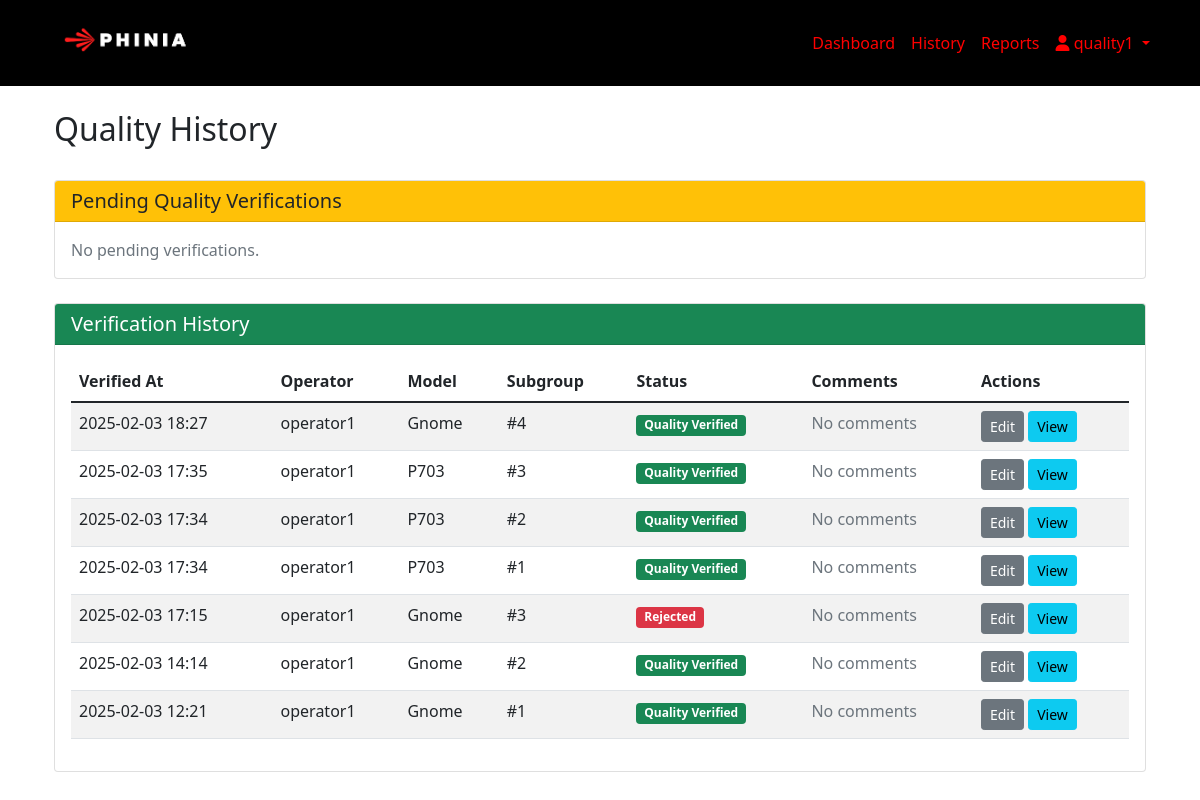
Page /history/quality/ (signed in) on the earlier database version.
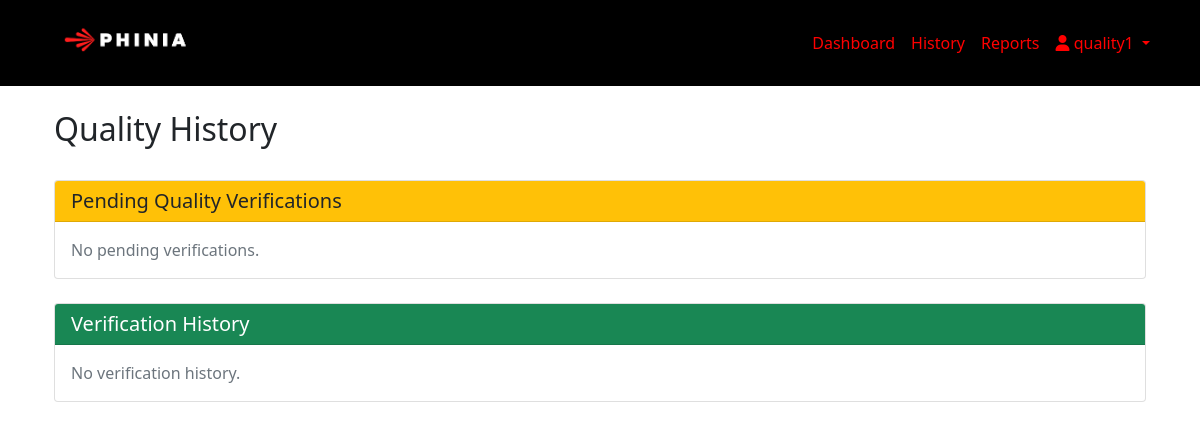
Same page on the later database version.
### main/models.py (models this page shows, shortened)
class SubgroupVerification(models.Model):
    VERIFIER_TYPES = (
        ('supervisor', 'Shift Supervisor'),
        ('quality', 'Quality Supervisor'),
    )
    subgroup = models.ForeignKey(SubgroupEntry, on_delete=models.CASCADE, related_name='verifications')
    verified_by = models.ForeignKey(User, on_delete=models.CASCADE)
    verifier_type = models.CharField(max_length=20, choices=VERIFIER_TYPES)
    verified_at = models.DateTimeField(auto_now_add=True)
    status = models.CharField(
        max_length=20,
        choices=SubgroupEntry.VERIFICATION_STATUS_CHOICES
    )
    comments = models.TextField(blank=True)
    class Meta:
        unique_together = ['subgroup', 'verifier_type']
        ordering = ['verified_at']

class SubgroupEntry(models.Model):
    VERIFICATION_STATUS_CHOICES = (
        ('pending', 'Pending'),
        ('supervisor_verified', 'Supervisor Verified'),
        ('quality_verified', 'Quality Verified'),
        ('rejected', 'Rejected'),
    )
    OK_NG_CHOICES = [('OK', 'OK'), ('NG', 'NG')]
    YES_NO_CHOICES = [('Yes', 'Yes'), ('No', 'No')]
    checklist = models.ForeignKey(ChecklistBase, on_delete=models.CASCADE, related_name='subgroup_entries')
    subgroup_number = models.PositiveIntegerField()
    timestamp = models.DateTimeField(auto_now_add=True)
    verification_status = models.CharField(
        max_length=20,
        choices=VERIFICATION_STATUS_CHOICES,
        default='pending',
        blank=True
    )
    uv_vacuum_test = models.FloatField(
        help_text="Recommended Range: -35 to -43 kPa",
        verbose_name="UV Vacuum Test range"
    )
    uv_flow_value = models.FloatField(
        help_text="Recommended Range: 30-40 LPM",
        verbose_name="UV Flow Value (HMI)"
    )
    umbrella_valve_assembly = models.CharField(
        max_length=2,
        choices=OK_NG_CHOICES,
        verbose_name="Umbrella Valve Assembly in Retainer in UV Assy Station"
    )
    uv_clip_pressing = models.CharField(
        max_length=2,
        choices=OK_NG_CHOICES,
        verbose_name="UV Clip pressing -proper locking of 2 nos snap"
    )
    workstation_clean = models.CharField(
        max_length=3,
        choices=YES_NO_CHOICES,
        verbose_name="All workstations are clean (वर्कस्टेशन साफ होना चाहिए)"
    )
    bin_contamination_check = models.CharField(
        max_length=3,
        choices=YES_NO_CHOICES,
        verbose_name="Station Operator will confirm that every bin feeded on line is free from contamination (PTGW_5.3_PC_GUR_03)"
    )
    class Meta:
        ordering = ['subgroup_number']
        unique_together = ['checklist', 'subgroup_number']

class ChecklistBase(models.Model):
    MODEL_CHOICES = (
        ('P703', 'P703'),
        ('U704', 'U704'),
        ('FD', 'FD'),
        ('SA', 'SA'),
        ('Gnome', 'Gnome'),
    )
    STATUS_CHOICES = (
        ('pending', 'Pending'),
        ('supervisor_approved', 'Supervisor Approved'),
        ('quality_approved', 'Quality Approved'),
        ('rejected', 'Rejected'),
    )
    OK_NG_CHOICES = [('OK', 'OK'), ('NG', 'NG')]
    YES_NO_CHOICES = [('Yes', 'Yes'), ('No', 'No')]
    TOP_TOOL_CHOICES = [
        ('FMA-03-35-T05', 'FMA-03-35-T05 (P703/U704/SA/FD/Gnome)'),
    ]
    BOTTOM_TOOL_CHOICES = [
        ('FMA-03-35-T06', 'FMA-03-35-T06 (P703/U704/SA/FD)'),
        ('FMA-03-35-T08', 'FMA-03-35-T08 (Gnome)'),
    ]
    UV_ASSY_STAGE_CHOICES = [
        ('FMA-03-35-T07', 'FMA-03-35-T07 (P703/U704/SA/FD)'),
        ('FMA-03-35-T09', 'FMA-03-35-T09 (Gnome)'),
    ]
    RETAINER_PART_CHOICES = [
        ('42001878', '42001878 (P703/U704/SA/FD)'),
        ('42050758', '42050758 (Gnome)'),
    ]
    UV_CLIP_PART_CHOICES = [
        ('42000829', '42000829 (P703/U704/SA/FD)'),
        ('42000829', '42000829 (Gnome)'),  # Same number for both
    ]
    UMBRELLA_PART_CHOICES = [
        ('25094588', '25094588 (P703/U704/SA/FD/Gnome)'),
    ]
    shift = models.ForeignKey('Shift', on_delete=models.CASCADE)
    status = models.CharField(max_length=20, choices=STATUS_CHOICES, default='pending')
    created_at = models.DateTimeField(auto_now_add=True)
    selected_model = models.CharField(
        max_length=10,
        choices=MODEL_CHOICES,
        verbose_name="Program selection on HMI (HMI से Program select करना है)"
    )
    line_pressure = models.FloatField(
        help_text="Recommended Range: 4.5 - 5.5 bar"
    )
    oring_condition = models.CharField(
        max_length=2,
        choices=OK_NG_CHOICES,
        verbose_name="O-ring condition (UV Flow check sealing area) (O-ring सील की स्थिति सही होनी चाहिए)"
    )
    uv_flow_input_pressure = models.FloatField(
        help_text="Recommended Range: 11-15 kPa",
        verbose_name="UV Flow input Test Pressure (13+/- 2 KPa)"
    )
    master_verification_lvdt = models.CharField(
        max_length=2,
        choices=OK_NG_CHOICES,
        verbose_name="Master Verification for LVDT"
    )
    good_bad_master_verification = models.CharField(
        max_length=2,
        choices=OK_NG_CHOICES,
        verbose_name="Good and Bad master verification (refer EPVS)"
    )
    test_pressure_vacuum = models.FloatField(
        help_text="Recommended Range: 0.25 - 0.3 MPa",
        verbose_name="Test Pressure for Vacuum generation"
    )
    tool_alignment = models.CharField(
        max_length=2,
        choices=OK_NG_CHOICES,
        verbose_name="Tool Alignment (Top & Bottom) (Tool Alignment) सही होना चाहिए"
    )
    top_tool_id = models.CharField(
        max_length=100,
        choices=TOP_TOOL_CHOICES,
        verbose_name="Top Tool ID"
    )
    bottom_tool_id = models.CharField(
        max_length=100,
        choices=BOTTOM_TOOL_CHOICES,
        verbose_name="Bottom Tool ID"
    )
    uv_assy_stage_id = models.CharField(
        max_length=100,
        choices=UV_ASSY_STAGE_CHOICES,
        verbose_name="UV Assy Stage 1 ID"
    )
    retainer_part_no = models.CharField(
        max_length=100,
        choices=RETAINER_PART_CHOICES,
        verbose_name="Retainer Part no"
    )
    uv_clip_part_no = models.CharField(
        max_length=100,
        choices=UV_CLIP_PART_CHOICES,
        verbose_name="UV Clip Part No"
    )
    umbrella_part_no = models.CharField(
        max_length=100,
        choices=UMBRELLA_PART_CHOICES,
        verbose_name="Umbrella Part No"
    )
    retainer_id_lubrication = models.CharField(
        max_length=2,
        choices=OK_NG_CHOICES,
        verbose_name="Retainer ID lubrication"
    )
    error_proofing_verification = models.CharField(
        max_length=3,
        choices=YES_NO_CHOICES,
        verbose_name="All Error proofing / Error detection verification done"
    )
    class Meta:
        ordering = ['-created_at']

class Shift(models.Model):
    SHIFT_CHOICES = (
        ('day', 'Day Shift (8 AM - 8 PM)'),
        ('night', 'Night Shift (8 PM - 8 AM)'),
    )
    date = models.DateField(auto_now=True)
    shift_type = models.CharField(max_length=10, choices=SHIFT_CHOICES)
    operator = models.ForeignKey(User, on_delete=models.CASCADE, related_name='operated_shifts')
    shift_supervisor = models.ForeignKey(User, on_delete=models.CASCADE, related_name='supervised_shifts')
    quality_supervisor = models.ForeignKey(User, on_delete=models.CASCADE, related_name='quality_supervised_shifts')
    class Meta:
        unique_together = ('date', 'shift_type')

class User(AbstractUser):
    USER_TYPES = (
        ('operator', 'Operator'),
        ('shift_supervisor', 'Shift Supervisor'),
        ('quality_supervisor', 'Quality Supervisor'),
    )
    company_id=models.CharField(max_length=100,blank=True,null=True)
    user_type = models.CharField(max_length=20, choices=USER_TYPES)

### main/views.py (the view)
# urls.py: path('history/quality/', views.quality_history, name='quality_history'),
@login_required
@user_passes_test(lambda u: u.user_type == 'quality_supervisor')
def quality_history(request):
    verified_entries = SubgroupVerification.objects.filter(
        verified_by=request.user,
        verifier_type='quality'
    ).select_related(
        'subgroup__checklist',
        'subgroup__checklist__shift__operator',
        'subgroup__checklist__shift__shift_supervisor'
    ).order_by('-verified_at')
    pending_subgroups = SubgroupEntry.objects.filter(
        verifications__verifier_type='supervisor',
        verifications__status='approved'
    ).exclude(
        verifications__verifier_type='quality'
    ).select_related(
        'checklist',
        'checklist__shift__operator',
        'checklist__shift__shift_supervisor'
    ).prefetch_related(
        'verifications'
    ).order_by('-timestamp')
    context = {
        'pending_verifications': pending_subgroups,
        'verified_entries': verified_entries,
        'title': 'Quality History'
    }
    return render(request, 'main/history/quality_history.html', context)

### main/templates/main/history/quality_history.html (shortened to what the changed rows need)
{% extends 'main/base.html' %}
{% block content %}
<div class="container">
    <div class="row mb-4">
        <div class="col">
            <h2>Quality History</h2>
        </div>
    </div>
    <div class="row">
        <div class="col">
            <div class="card">
                <div class="card-body">
                    {% if verified_entries %}
                    <div class="table-responsive">
                        <table class="table table-striped">
                            <thead>
                                <tr>
                                    <th>Verified At</th>
                                    <th>Operator</th>
                                    <th>Model</th>
                                    <th>Subgroup</th>
                                    <th>Status</th>
                                    <th>Comments</th>
                                    <th>Actions</th>
                                </tr>
                            </thead>
                            <tbody>
                                {% for verification in verified_entries %}
                                <tr>
                                    <td>{{ verification.verified_at|date:"Y-m-d H:i" }}</td>
                                    <td>{{ verification.subgroup.checklist.shift.operator.username }}</td>
                                    <td>{{ verification.subgroup.checklist.selected_model }}</td>
                                    <td>#{{ verification.subgroup.subgroup_number }}</td>
                                    <td>
                                        <span class="badge {% if verification.status == 'rejected' %}bg-danger{% else %}bg-success{% endif %}">
                                            {{ verification.get_status_display }}
                                        </span>
                                    </td>
                                    <td>
                                        {% if verification.comments %}
                                            {{ verification.comments|truncatechars:30 }}
                                        {% else %}
                                            <span class="text-muted">No comments</span>
                                        {% endif %}
                                    </td>
                                    <td>
                                        <a href="{% url 'edit_verification' verification.id %}"
                                           class="btn btn-secondary btn-sm">Edit</a>
                                        <a href="{% url 'checklist_detail' verification.subgroup.checklist.id %}"
                                           class="btn btn-info btn-sm">View</a>
                                    </td>
                                </tr>
                                {% endfor %}
                            </tbody>
                        </table>
                    </div>
                    {% else %}
                    <p class="text-muted mb-0">No verification history.</p>
                    {% endif %}
                </div>
            </div>
        </div>
    </div>
</div>
{% endblock %}

Differences in the rows shown:
removed SubgroupVerification: verified_at "2025-02-03 18:27", subgroup.checklist.shift.operator.username "operator1", subgroup.checklist.selected_model "Gnome", subgroup.subgroup_number "4", status "Quality Verified", comments "No comments"
removed SubgroupVerification: verified_at "2025-02-03 17:35", subgroup.checklist.shift.operator.username "operator1", subgroup.checklist.selected_model "P703", subgroup.subgroup_number "3", status "Quality Verified", comments "No comments"
removed SubgroupVerification: verified_at "2025-02-03 17:34", subgroup.checklist.shift.operator.username "operator1", subgroup.checklist.selected_model "P703", subgroup.subgroup_number "2", status "Quality Verified", comments "No comments"
removed SubgroupVerification: verified_at "2025-02-03 17:34", subgroup.checklist.shift.operator.username "operator1", subgroup.checklist.selected_model "P703", subgroup.subgroup_number "1", status "Quality Verified", comments "No comments"
removed SubgroupVerification: verified_at "2025-02-03 17:15", subgroup.checklist.shift.operator.username "operator1", subgroup.checklist.selected_model "Gnome", subgroup.subgroup_number "3", status "Rejected", comments "No comments"
removed SubgroupVerification: verified_at "2025-02-03 14:14", subgroup.checklist.shift.operator.username "operator1", subgroup.checklist.selected_model "Gnome", subgroup.subgroup_number "2", status "Quality Verified", comments "No comments"
removed SubgroupVerification: verified_at "2025-02-03 12:21", subgroup.checklist.shift.operator.username "operator1", subgroup.checklist.selected_model "Gnome", subgroup.subgroup_number "1", status "Quality Verified", comments "No comments"
Other differences:
text no longer shown: "Verified At Operator Model Subgroup Status Comments Actions"
text now shown: "No verification history."
